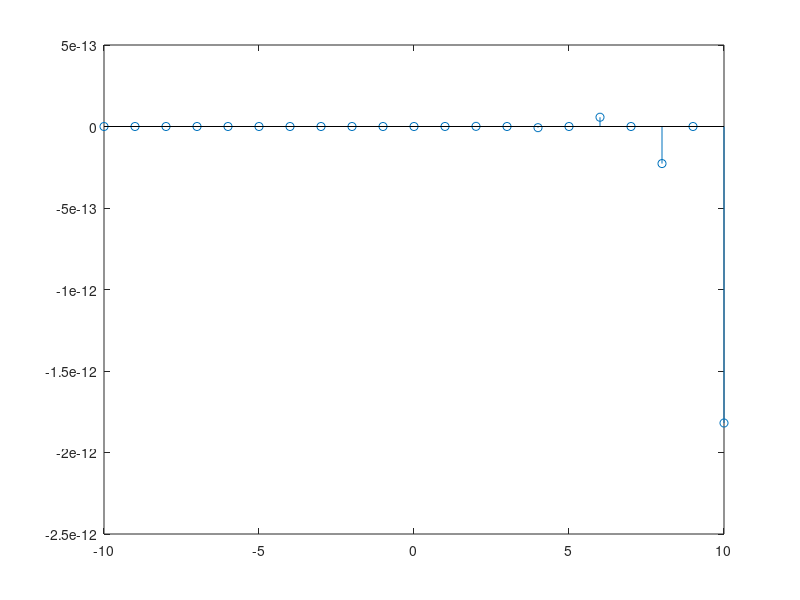

This chart was generated by the following MATLAB code:
% Small intro to MATLAB/Octave, and how to represent signals and visualize them
% By Jacques Berg

%let's generate an arbitary impulse response
h = 1/8 * ones(1, 8);

% then let's find the step responce to it
n = -9:20;
yy = filter(h, 1, n >= 0);

%and plot it
stem(n, yy);

%linearity test y[n] = x[n] * exp[n]
n = -10:10;

a = rand(1, 1); b = rand(1, 1);
x1 = rand(1, length(n)); x2 = rand(1, length(n));

y1 = (a * x1 + b * x2) .* exp(n);   % now we want element-by-element multiplication, not a matrix multiplication
y2 = a * (x1 .* exp(n)) + b * (x2 .* exp(n));
stem(n, y1-y2)
eps  % Find out the calculation precision of Octave

% M-file could be like this (without the frist '%' character)
%function y = hupi(f, fs, n)
%y = cos(2*pi*f/fs*n);
